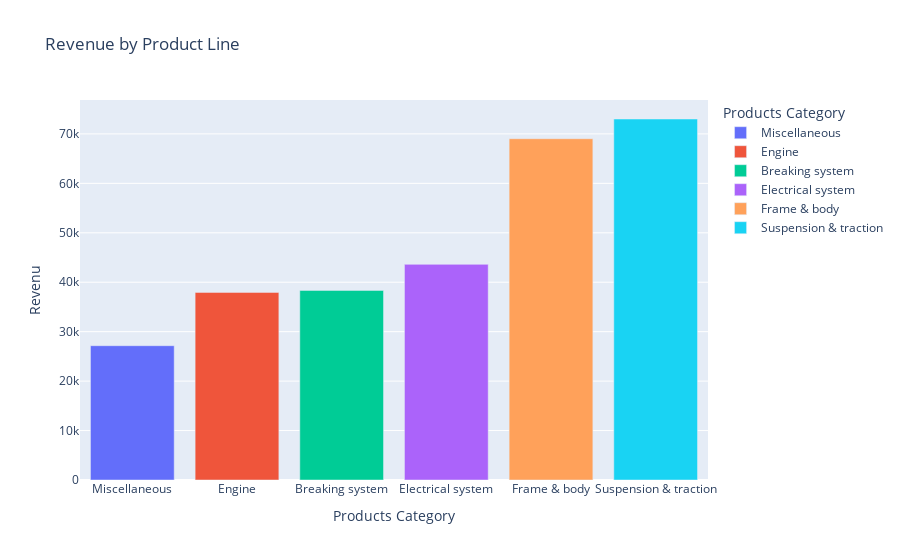

Here is the notebook cell this chart was saved with:
### Code cell
import plotly.express as px

# Plot the DataFrame
Top_10_purchased_item = px.bar(sales.groupby('product_line').sum().reset_index().
                        loc[:,["product_line","total"]].sort_values(by="total"),
                        color="product_line", x='product_line', y='total', title='Revenue by Product Line', 
                        labels={'product_line': 'Products Category','total': 'Revenue($)'})

# Sort the bars from lowest to highest
Top_10_purchased_item.show()

### Figure 1 — Plotly figure (JSON) as saved in the notebook; plotly's stock layout.template omitted (floating-point values rounded to 4 significant figures)
{"data": [{"alignmentgroup": "True", "hovertemplate": "Products Category=%{x}<br>Revenu=%{y}<extra></extra>", "legendgroup": "Miscellaneous", "marker": {"color": "#636efa", "pattern": {"shape": ""}}, "name": "Miscellaneous", "offsetgroup": "Miscellaneous", "orientation": "v", "showlegend": true, "textposition": "auto", "type": "bar", "x": ["Miscellaneous"], "xaxis": "x", "y": [27170.0], "yaxis": "y"}, {"alignmentgroup": "True", "hovertemplate": "Products Category=%{x}<br>Revenu=%{y}<extra></extra>", "legendgroup": "Engine", "marker": {"color": "#EF553B", "pattern": {"shape": ""}}, "name": "Engine", "offsetgroup": "Engine", "orientation": "v", "showlegend": true, "textposition": "auto", "type": "bar", "x": ["Engine"], "xaxis": "x", "y": [37950.0], "yaxis": "y"}, {"alignmentgroup": "True", "hovertemplate": "Products Category=%{x}<br>Revenu=%{y}<extra></extra>", "legendgroup": "Breaking system", "marker": {"color": "#00cc96", "pattern": {"shape": ""}}, "name": "Breaking system", "offsetgroup": "Breaking system", "orientation": "v", "showlegend": true, "textposition": "auto", "type": "bar", "x": ["Breaking system"], "xaxis": "x", "y": [38350.0], "yaxis": "y"}, {"alignmentgroup": "True", "hovertemplate": "Products Category=%{x}<br>Revenu=%{y}<extra></extra>", "legendgroup": "Electrical system", "marker": {"color": "#ab63fa", "pattern": {"shape": ""}}, "name": "Electrical system", "offsetgroup": "Electrical system", "orientation": "v", "showlegend": true, "textposition": "auto", "type": "bar", "x": ["Electrical system"], "xaxis": "x", "y": [43610.0], "yaxis": "y"}, {"alignmentgroup": "True", "hovertemplate": "Products Category=%{x}<br>Revenu=%{y}<extra></extra>", "legendgroup": "Frame & body", "marker": {"color": "#FFA15A", "pattern": {"shape": ""}}, "name": "Frame & body", "offsetgroup": "Frame & body", "orientation": "v", "showlegend": true, "textposition": "auto", "type": "bar", "x": ["Frame & body"], "xaxis": "x", "y": [69020.0], "yaxis": "y"}, {"alignmentgroup": "True", "hovertemplate": "Products Category=%{x}<br>Revenu=%{y}<extra></extra>", "legendgroup": "Suspension & traction", "marker": {"color": "#19d3f3", "pattern": {"shape": ""}}, "name": "Suspension & traction", "offsetgroup": "Suspension & traction", "orientation": "v", "showlegend": true, "textposition": "auto", "type": "bar", "x": ["Suspension & traction"], "xaxis": "x", "y": [73010.0], "yaxis": "y"}], "layout": {"barmode": "relative", "legend": {"title": {"text": "Products Category"}, "tracegroupgap": 0}, "title": {"text": "Revenue by Product Line"}, "xaxis": {"anchor": "y", "categoryarray": ["Miscellaneous", "Engine", "Breaking system", "Electrical system", "Frame & body", "Suspension & traction"], "categoryorder": "array", "domain": [0, 1], "title": {"text": "Products Category"}}, "yaxis": {"anchor": "x", "domain": [0, 1], "title": {"text": "Revenu"}}}}
